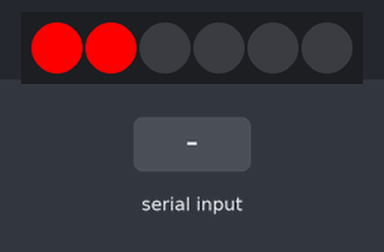
Simulated run of this program. Board: Arduino Nano, built with avr-gcc and run on an emulated ATmega328P. Shown: 6 RGB LEDs in strip order, left to right. Inputs (shaded band) come from the test bench.

Above: at 1.2 s.
1.3 s: "2" received over Serial
At 2.1 s:
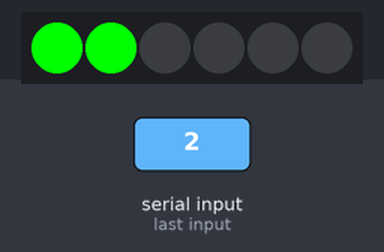
2.8 s: "3" received over Serial
At 3.2 s:
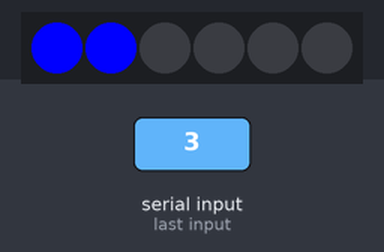
4.3 s: "1" received over Serial
At 5.6 s:
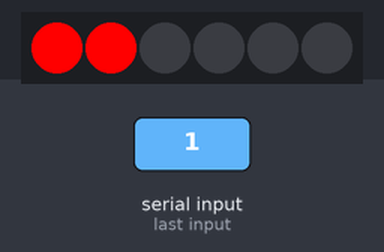
Timing chart, 0 to 7.3 s (numbered marks = the images above; inputs shaded):
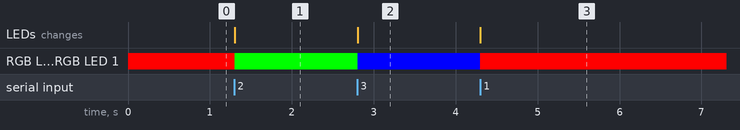

Measured:
- after the input at 1.3 s, RGB LED 0, RGB LED 1: RGB(255, 0, 0) → RGB(0, 255, 0) at once; the LEDs: change at once (image 1)
- after the input at 2.8 s, RGB LED 0, RGB LED 1: RGB(0, 255, 0) → RGB(0, 0, 255) at once; the LEDs: change at once (image 2)
- after the input at 4.3 s, RGB LED 0, RGB LED 1: RGB(0, 0, 255) → RGB(255, 0, 0) at once; the LEDs: change at once (image 3)

The program:

main.cpp
```cpp
#include <Arduino.h>

#define PIN 3

// Подключаем библиотеку Adafruit NeoPixel.
#include <Adafruit_NeoPixel.h>

// Указываем, какое количество пикселей у нашей ленты.
#define LED_COUNT 6

// Указываем, к какому порту подключен вход ленты DIN.
#define LED_PIN 5

// Создаем переменную strip для управления нашей лентой.
Adafruit_NeoPixel strip = Adafruit_NeoPixel(LED_COUNT, LED_PIN, NEO_GRB + NEO_KHZ800);

int myColor = 0;

void offLed()
{
  strip.setPixelColor(1, strip.Color(0, 0, 0));
  strip.setPixelColor(0, strip.Color(0, 0, 0));
  strip.show();
}

void seLed(int ledPin)
{
  switch (ledPin)
  {
  case 0:
    strip.setPixelColor(0, strip.Color(255, 0, 0));
    strip.setPixelColor(1, strip.Color(255, 0, 0));
    break;
  case 1:
    strip.setPixelColor(0, strip.Color(0, 255, 0));
    strip.setPixelColor(1, strip.Color(0, 255, 0));
    break;
  case 2:
    strip.setPixelColor(0, strip.Color(0, 0, 255));
    strip.setPixelColor(1, strip.Color(0, 0, 255));

    break;

  default:
    break;
  }
  strip.show();
}

void setup()
{
  // Инициализируем ленту.
  strip.begin();

  Serial.begin(9600);
}

void loop()
{
  seLed(myColor);

  if (Serial.available() > 0)
  { //если есть доступные данные
    // считываем байт
    int incomingByte = Serial.read();
    if (incomingByte == 49)
    {
      myColor = 0;
    }

    if (incomingByte == 50)
    {
      myColor = 1;
    }
    if (incomingByte == 51)
    {
      myColor = 2;
    }
  }
}

//strip.setPixelColor(1, strip.Color(0, 255, 0)); // Красный цвет.

//    if (Serial.available() > 0) {  //если есть доступные данные
//        // считываем байт
//        int incomingByte = Serial.read();
//
//        if(incomingByte == 49)
//        {
//          digitalWrite(PIN,HIGH);
//        }
//
//        if(incomingByte == 50)
//        {
//          digitalWrite(PIN,LOW);
//        }
//    }

//digitalWrite(PIN,HIGH);
//delay(1000);
//digitalWrite(PIN,LOW);
//delay(1000);
//
//for(int i=0;i<5;i++)
//{
//  isLight();
//}
//

void isLight()
{
  digitalWrite(PIN, HIGH);
  delay(100);
  digitalWrite(PIN, LOW);
  delay(100);
}
```
